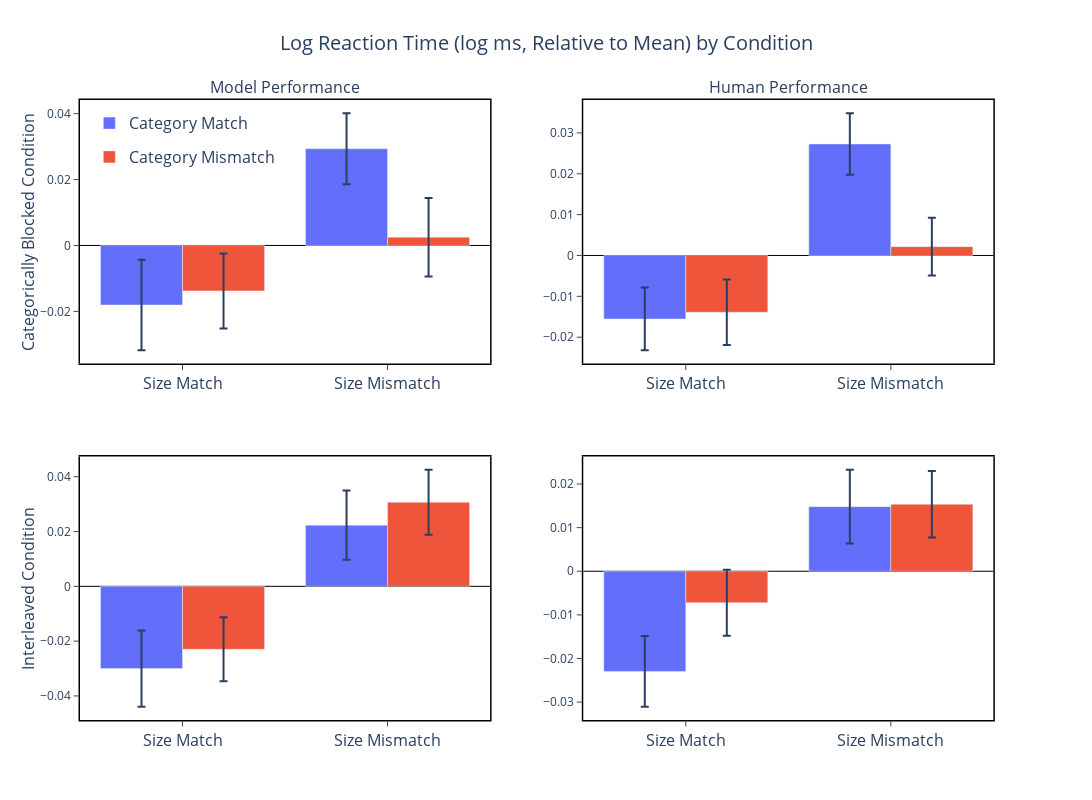
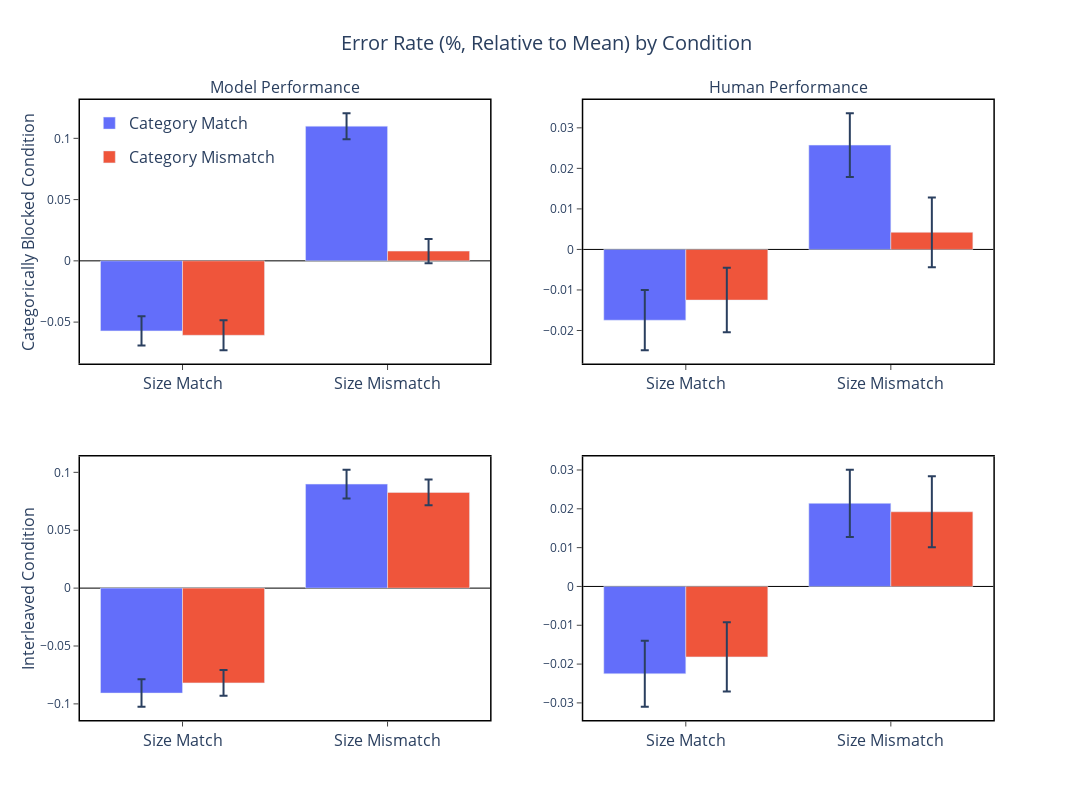

Here is the notebook cell these charts were saved with, in order:
### Markdown cell above
### Plots

### Code cell
behavioral_data = data.load_behavioral_data()
behavioral_data['rt'] = np.log(behavioral_data.rt.values)

acc_data = behavioral_data[behavioral_data.participant_type!='random']
acc_data = acc_data.groupby(['block_type_agg','size_condition','cat_condition','participant'],as_index=False).mean()
acc_data_interleaved = acc_data[acc_data.block_type_agg=='interleaved']
acc_data_blocked = acc_data[acc_data.block_type_agg=='blocked']

rt_data = behavioral_data[(behavioral_data.participant_type!='random')&(behavioral_data.correct==1)]
rt_data = rt_data.groupby(['block_type_agg','size_condition','cat_condition','participant'],as_index=False).mean()
rt_data_interleaved = rt_data[rt_data.block_type_agg=='interleaved']
rt_data_blocked = rt_data[rt_data.block_type_agg=='blocked']

plot_data_interleaved = data.add_within_subject_error_bars(rt_data_interleaved)
plot_data_interleaved = plot_data_interleaved.groupby(['cat_condition','size_condition'],as_index=False).mean()
plot_data_interleaved['cat_condition'] = plot_data_interleaved.cat_condition.replace({'c_ma':'Category Match','c_ms':'Category Mismatch'})
plot_data_interleaved['size_condition'] = plot_data_interleaved.size_condition.replace({'s_ma':'Size Match','s_ms':'Size Mismatch'})
plot_data_blocked = data.add_within_subject_error_bars(rt_data_blocked)
plot_data_blocked = plot_data_blocked.groupby(['cat_condition','size_condition'],as_index=False).mean()
plot_data_blocked['cat_condition'] = plot_data_blocked.cat_condition.replace({'c_ma':'Category Match','c_ms':'Category Mismatch'})
plot_data_blocked['size_condition'] = plot_data_blocked.size_condition.replace({'s_ma':'Size Match','s_ms':'Size Mismatch'})

model_data_interleaved = model_data_interleaved.groupby(['model','cat_condition','size_condition'],as_index=False).mean()
model_data_blocked = model_data_blocked.groupby(['model','cat_condition','size_condition'],as_index=False).mean()
plot_data_interleaved_model = data.add_within_subject_error_bars(model_data_interleaved,subject='model',dv='rt',remove_mean=True)
plot_data_interleaved_model = plot_data_interleaved_model.groupby(['cat_condition','size_condition'],as_index=False).mean()
plot_data_interleaved_model['cat_condition'] = plot_data_interleaved_model.cat_condition.replace({'c_ma':'Category Match','c_ms':'Category Mismatch'})
plot_data_interleaved_model['size_condition'] = plot_data_interleaved_model.size_condition.replace({'s_ma':'Size Match','s_ms':'Size Mismatch'})
plot_data_blocked_model = data.add_within_subject_error_bars(model_data_blocked,subject='model',dv='rt',remove_mean=True)
plot_data_blocked_model = plot_data_blocked_model.groupby(['cat_condition','size_condition'],as_index=False).mean()
plot_data_blocked_model['cat_condition'] = plot_data_blocked_model.cat_condition.replace({'c_ma':'Category Match','c_ms':'Category Mismatch'})
plot_data_blocked_model['size_condition'] = plot_data_blocked_model.size_condition.replace({'s_ma':'Size Match','s_ms':'Size Mismatch'})
plot_data_interleaved_acc_model = data.add_within_subject_error_bars(model_data_interleaved,subject='model',dv='error',remove_mean=True)
plot_data_interleaved_acc_model = plot_data_interleaved_acc_model.groupby(['cat_condition','size_condition'],as_index=False).mean()
plot_data_interleaved_acc_model['cat_condition'] = plot_data_interleaved_acc_model.cat_condition.replace({'c_ma':'Category Match','c_ms':'Category Mismatch'})
plot_data_interleaved_acc_model['size_condition'] = plot_data_interleaved_acc_model.size_condition.replace({'s_ma':'Size Match','s_ms':'Size Mismatch'})
plot_data_blocked_acc_model = data.add_within_subject_error_bars(model_data_blocked,subject='model',dv='error',remove_mean=True)
plot_data_blocked_acc_model = plot_data_blocked_acc_model.groupby(['cat_condition','size_condition'],as_index=False).mean()
plot_data_blocked_acc_model['cat_condition'] = plot_data_blocked_acc_model.cat_condition.replace({'c_ma':'Category Match','c_ms':'Category Mismatch'})
plot_data_blocked_acc_model['size_condition'] = plot_data_blocked_acc_model.size_condition.replace({'s_ma':'Size Match','s_ms':'Size Mismatch'})



acc_data_interleaved['error'] = 1-acc_data_interleaved.correct
plot_data_interleaved_acc = data.add_within_subject_error_bars(acc_data_interleaved,dv='error',remove_mean=True)
plot_data_interleaved_acc = plot_data_interleaved_acc.groupby(['cat_condition','size_condition'],as_index=False).mean()
plot_data_interleaved_acc['cat_condition'] = plot_data_interleaved_acc.cat_condition.replace({'c_ma':'Category Match','c_ms':'Category Mismatch'})
plot_data_interleaved_acc['size_condition'] = plot_data_interleaved_acc.size_condition.replace({'s_ma':'Size Match','s_ms':'Size Mismatch'})

acc_data_blocked['error'] = 1-acc_data_blocked.correct
plot_data_blocked_acc = data.add_within_subject_error_bars(acc_data_blocked,dv='error',remove_mean=True)
plot_data_blocked_acc = plot_data_blocked_acc.groupby(['cat_condition','size_condition'],as_index=False).mean()
plot_data_blocked_acc['cat_condition'] = plot_data_blocked_acc.cat_condition.replace({'c_ma':'Category Match','c_ms':'Category Mismatch'})
plot_data_blocked_acc['size_condition'] = plot_data_blocked_acc.size_condition.replace({'s_ma':'Size Match','s_ms':'Size Mismatch'})

from plotly.subplots import make_subplots
import plotly.graph_objects as go
import plotly.express as px


model_rt_interleaved = px.bar(plot_data_interleaved_model,x='size_condition',color='cat_condition',
       y='rt_normalized',barmode='group',error_y='rt_error')
human_rt_interleaved = px.bar(plot_data_interleaved,x='size_condition',color='cat_condition',
       y='rt_normalized',barmode='group',error_y='rt_error')
model_rt_blocked = px.bar(plot_data_blocked_model,x='size_condition',color='cat_condition',
       y='rt_normalized',barmode='group',error_y='rt_error')
human_rt_blocked = px.bar(plot_data_blocked,x='size_condition',color='cat_condition',
       y='rt_normalized',barmode='group',error_y='rt_error')
human_acc_interleaved = px.bar(plot_data_interleaved_acc,x='size_condition',color='cat_condition',
       y='error_normalized',barmode='group',error_y='error_error')
human_acc_blocked = px.bar(plot_data_blocked_acc,x='size_condition',color='cat_condition',
       y='error_normalized',barmode='group',error_y='error_error')
model_acc_interleaved = px.bar(plot_data_interleaved_acc_model,x='size_condition',color='cat_condition',
       y='error_normalized',barmode='group',error_y='error_error')
model_acc_blocked = px.bar(plot_data_blocked_acc_model,x='size_condition',color='cat_condition',
       y='error_normalized',barmode='group',error_y='error_error')

fig = make_subplots(rows=2,cols=2,row_titles=['Categorically Blocked Condition','Interleaved Condition'],
                    column_titles=['Model Performance','Human Performance'])
fig.add_trace(model_rt_interleaved.data[0],row=2,col=1)
fig.add_trace(model_rt_interleaved.data[1],row=2,col=1)
fig.add_trace(human_rt_interleaved.data[0],row=2,col=2)
fig.add_trace(human_rt_interleaved.data[1],row=2,col=2)
fig.add_trace(model_rt_blocked.data[0],row=1,col=1)
fig.add_trace(model_rt_blocked.data[1],row=1,col=1)
fig.add_trace(human_rt_blocked.data[0],row=1,col=2)
fig.add_trace(human_rt_blocked.data[1],row=1,col=2)
for idx,trace in enumerate(fig.data):
    if idx > 1:
        trace.showlegend = False
fig.update_layout(title='Log Reaction Time (log ms, Relative to Mean) by Condition',yaxis_side='left',width=1200,height=800,
                  titlefont=dict(size=20))
fig.update_layout(plot_bgcolor='white',title_x=0.5,
                     legend=dict(yanchor='top',y=.99,xanchor='left',x=.01,font=dict(size=16)))
fig.update_xaxes(showline=True,linewidth=1.5,linecolor='black',tickfont=dict(size=16),
              mirror=True,ticks='outside',showgrid=False,titlefont=dict(size=20)
              )
fig.update_yaxes(showline=True,linewidth=1.5,linecolor='black',
              mirror=True,ticks='outside',showgrid=False,titlefont=dict(size=20),
              zeroline=True,zerolinecolor='black',zerolinewidth=1)
#fig.add_annotation(dict(x=0,y=.25,xref='x1',yref='y1',text='test',showarrow=False))
fig['layout']['annotations'][2].update(text="Categorically Blocked Condition",x=-.07,textangle=-90)
fig['layout']['annotations'][3].update(text="Interleaved Condition",x=-.07,textangle=-90)
fig.show()

fig = make_subplots(rows=2,cols=2,row_titles=['Categorically Blocked Condition','Interleaved Condition'],
                    column_titles=['Model Performance','Human Performance'])
fig.add_trace(human_acc_interleaved.data[0],row=2,col=2)
fig.add_trace(human_acc_interleaved.data[1],row=2,col=2)
fig.add_trace(model_acc_interleaved.data[0],row=2,col=1)
fig.add_trace(model_acc_interleaved.data[1],row=2,col=1)
fig.add_trace(human_acc_blocked.data[0],row=1,col=2)
fig.add_trace(human_acc_blocked.data[1],row=1,col=2)
fig.add_trace(model_acc_blocked.data[0],row=1,col=1)
fig.add_trace(model_acc_blocked.data[1],row=1,col=1)
for idx,trace in enumerate(fig.data):
    if idx > 1:
        trace.showlegend = False
fig.update_layout(title='Error Rate (%, Relative to Mean) by Condition',yaxis_side='left',width=1200,height=800,
                  titlefont=dict(size=20))
fig.update_layout(plot_bgcolor='white',title_x=0.5,
                     legend=dict(yanchor='top',y=.99,xanchor='left',x=.01,font=dict(size=16)))
fig.update_xaxes(showline=True,linewidth=1.5,linecolor='black',tickfont=dict(size=16),
              mirror=True,ticks='outside',showgrid=False,titlefont=dict(size=20)
              )
fig.update_yaxes(showline=True,linewidth=1.5,linecolor='black',
              mirror=True,ticks='outside',showgrid=False,titlefont=dict(size=20),
              zeroline=True,zerolinecolor='black',zerolinewidth=1)
#fig.add_annotation(dict(x=0,y=.25,xref='x1',yref='y1',text='test',showarrow=False))
fig['layout']['annotations'][2].update(text="Categorically Blocked Condition",x=-.07,textangle=-90)
fig['layout']['annotations'][3].update(text="Interleaved Condition",x=-.07,textangle=-90)
fig.show()

### Figure 1 — Plotly figure (JSON) as saved in the notebook; plotly's stock layout.template omitted (floating-point values rounded to 4 significant figures)
{"data": [{"alignmentgroup": "True", "error_y": {"array": [0.01394, 0.01265]}, "hovertemplate": "cat_condition=Category Match<br>size_condition=%{x}<br>rt_normalized=%{y}<extra></extra>", "legendgroup": "Category Match", "marker": {"color": "#636efa", "pattern": {"shape": ""}}, "name": "Category Match", "offsetgroup": "Category Match", "orientation": "v", "showlegend": true, "textposition": "auto", "type": "bar", "x": ["Size Match", "Size Mismatch"], "xaxis": "x3", "y": [-0.03004, 0.02233], "yaxis": "y3"}, {"alignmentgroup": "True", "error_y": {"array": [0.01167, 0.01187]}, "hovertemplate": "cat_condition=Category Mismatch<br>size_condition=%{x}<br>rt_normalized=%{y}<extra></extra>", "legendgroup": "Category Mismatch", "marker": {"color": "#EF553B", "pattern": {"shape": ""}}, "name": "Category Mismatch", "offsetgroup": "Category Mismatch", "orientation": "v", "showlegend": true, "textposition": "auto", "type": "bar", "x": ["Size Match", "Size Mismatch"], "xaxis": "x3", "y": [-0.02299, 0.0307], "yaxis": "y3"}, {"alignmentgroup": "True", "error_y": {"array": [0.008119, 0.008475]}, "hovertemplate": "cat_condition=Category Match<br>size_condition=%{x}<br>rt_normalized=%{y}<extra></extra>", "legendgroup": "Category Match", "marker": {"color": "#636efa", "pattern": {"shape": ""}}, "name": "Category Match", "offsetgroup": "Category Match", "orientation": "v", "showlegend": false, "textposition": "auto", "type": "bar", "x": ["Size Match", "Size Mismatch"], "xaxis": "x4", "y": [-0.02297, 0.01482], "yaxis": "y4"}, {"alignmentgroup": "True", "error_y": {"array": [0.007561, 0.007601]}, "hovertemplate": "cat_condition=Category Mismatch<br>size_condition=%{x}<br>rt_normalized=%{y}<extra></extra>", "legendgroup": "Category Mismatch", "marker": {"color": "#EF553B", "pattern": {"shape": ""}}, "name": "Category Mismatch", "offsetgroup": "Category Mismatch", "orientation": "v", "showlegend": false, "textposition": "auto", "type": "bar", "x": ["Size Match", "Size Mismatch"], "xaxis": "x4", "y": [-0.007211, 0.01536], "yaxis": "y4"}, {"alignmentgroup": "True", "error_y": {"array": [0.01376, 0.01078]}, "hovertemplate": "cat_condition=Category Match<br>size_condition=%{x}<br>rt_normalized=%{y}<extra></extra>", "legendgroup": "Category Match", "marker": {"color": "#636efa", "pattern": {"shape": ""}}, "name": "Category Match", "offsetgroup": "Category Match", "orientation": "v", "showlegend": false, "textposition": "auto", "type": "bar", "x": ["Size Match", "Size Mismatch"], "xaxis": "x", "y": [-0.01807, 0.02937], "yaxis": "y"}, {"alignmentgroup": "True", "error_y": {"array": [0.01137, 0.0119]}, "hovertemplate": "cat_condition=Category Mismatch<br>size_condition=%{x}<br>rt_normalized=%{y}<extra></extra>", "legendgroup": "Category Mismatch", "marker": {"color": "#EF553B", "pattern": {"shape": ""}}, "name": "Category Mismatch", "offsetgroup": "Category Mismatch", "orientation": "v", "showlegend": false, "textposition": "auto", "type": "bar", "x": ["Size Match", "Size Mismatch"], "xaxis": "x", "y": [-0.01381, 0.002511], "yaxis": "y"}, {"alignmentgroup": "True", "error_y": {"array": [0.007672, 0.007541]}, "hovertemplate": "cat_condition=Category Match<br>size_condition=%{x}<br>rt_normalized=%{y}<extra></extra>", "legendgroup": "Category Match", "marker": {"color": "#636efa", "pattern": {"shape": ""}}, "name": "Category Match", "offsetgroup": "Category Match", "orientation": "v", "showlegend": false, "textposition": "auto", "type": "bar", "x": ["Size Match", "Size Mismatch"], "xaxis": "x2", "y": [-0.01554, 0.02728], "yaxis": "y2"}, {"alignmentgroup": "True", "error_y": {"array": [0.007992, 0.007062]}, "hovertemplate": "cat_condition=Category Mismatch<br>size_condition=%{x}<br>rt_normalized=%{y}<extra></extra>", "legendgroup": "Category Mismatch", "marker": {"color": "#EF553B", "pattern": {"shape": ""}}, "name": "Category Mismatch", "offsetgroup": "Category Mismatch", "orientation": "v", "showlegend": false, "textposition": "auto", "type": "bar", "x": ["Size Match", "Size Mismatch"], "xaxis": "x2", "y": [-0.0139, 0.002156], "yaxis": "y2"}], "layout": {"annotations": [{"font": {"size": 16}, "showarrow": false, "text": "Model Performance", "x": 0.22, "xanchor": "center", "xref": "paper", "y": 1, "yanchor": "bottom", "yref": "paper"}, {"font": {"size": 16}, "showarrow": false, "text": "Human Performance", "x": 0.76, "xanchor": "center", "xref": "paper", "y": 1, "yanchor": "bottom", "yref": "paper"}, {"font": {"size": 16}, "showarrow": false, "text": "Categorically Blocked Condition", "textangle": -90, "x": -0.07, "xanchor": "left", "xref": "paper", "y": 0.7875, "yanchor": "middle", "yref": "paper"}, {"font": {"size": 16}, "showarrow": false, "text": "Interleaved Condition", "textangle": -90, "x": -0.07, "xanchor": "left", "xref": "paper", "y": 0.2125, "yanchor": "middle", "yref": "paper"}], "height": 800, "legend": {"font": {"size": 16}, "x": 0.01, "xanchor": "left", "y": 0.99, "yanchor": "top"}, "plot_bgcolor": "white", "title": {"font": {"size": 20}, "text": "Log Reaction Time (log ms, Relative to Mean) by Condition", "x": 0.5}, "width": 1200, "xaxis": {"anchor": "y", "domain": [0, 0.44], "linecolor": "black", "linewidth": 1.5, "mirror": true, "showgrid": false, "showline": true, "tickfont": {"size": 16}, "ticks": "outside", "title": {"font": {"size": 20}}}, "xaxis2": {"anchor": "y2", "domain": [0.54, 0.98], "linecolor": "black", "linewidth": 1.5, "mirror": true, "showgrid": false, "showline": true, "tickfont": {"size": 16}, "ticks": "outside", "title": {"font": {"size": 20}}}, "xaxis3": {"anchor": "y3", "domain": [0, 0.44], "linecolor": "black", "linewidth": 1.5, "mirror": true, "showgrid": false, "showline": true, "tickfont": {"size": 16}, "ticks": "outside", "title": {"font": {"size": 20}}}, "xaxis4": {"anchor": "y4", "domain": [0.54, 0.98], "linecolor": "black", "linewidth": 1.5, "mirror": true, "showgrid": false, "showline": true, "tickfont": {"size": 16}, "ticks": "outside", "title": {"font": {"size": 20}}}, "yaxis": {"anchor": "x", "domain": [0.575, 1], "linecolor": "black", "linewidth": 1.5, "mirror": true, "showgrid": false, "showline": true, "side": "left", "ticks": "outside", "title": {"font": {"size": 20}}, "zeroline": true, "zerolinecolor": "black", "zerolinewidth": 1}, "yaxis2": {"anchor": "x2", "domain": [0.575, 1], "linecolor": "black", "linewidth": 1.5, "mirror": true, "showgrid": false, "showline": true, "ticks": "outside", "title": {"font": {"size": 20}}, "zeroline": true, "zerolinecolor": "black", "zerolinewidth": 1}, "yaxis3": {"anchor": "x3", "domain": [0, 0.425], "linecolor": "black", "linewidth": 1.5, "mirror": true, "showgrid": false, "showline": true, "ticks": "outside", "title": {"font": {"size": 20}}, "zeroline": true, "zerolinecolor": "black", "zerolinewidth": 1}, "yaxis4": {"anchor": "x4", "domain": [0, 0.425], "linecolor": "black", "linewidth": 1.5, "mirror": true, "showgrid": false, "showline": true, "ticks": "outside", "title": {"font": {"size": 20}}, "zeroline": true, "zerolinecolor": "black", "zerolinewidth": 1}}}

### Figure 2 — Plotly figure (JSON) as saved in the notebook; plotly's stock layout.template omitted (floating-point values rounded to 4 significant figures)
{"data": [{"alignmentgroup": "True", "error_y": {"array": [0.008514, 0.00867]}, "hovertemplate": "cat_condition=Category Match<br>size_condition=%{x}<br>error_normalized=%{y}<extra></extra>", "legendgroup": "Category Match", "marker": {"color": "#636efa", "pattern": {"shape": ""}}, "name": "Category Match", "offsetgroup": "Category Match", "orientation": "v", "showlegend": true, "textposition": "auto", "type": "bar", "x": ["Size Match", "Size Mismatch"], "xaxis": "x4", "y": [-0.0225, 0.02141], "yaxis": "y4"}, {"alignmentgroup": "True", "error_y": {"array": [0.008903, 0.009138]}, "hovertemplate": "cat_condition=Category Mismatch<br>size_condition=%{x}<br>error_normalized=%{y}<extra></extra>", "legendgroup": "Category Mismatch", "marker": {"color": "#EF553B", "pattern": {"shape": ""}}, "name": "Category Mismatch", "offsetgroup": "Category Mismatch", "orientation": "v", "showlegend": true, "textposition": "auto", "type": "bar", "x": ["Size Match", "Size Mismatch"], "xaxis": "x4", "y": [-0.01815, 0.01924], "yaxis": "y4"}, {"alignmentgroup": "True", "error_y": {"array": [0.01188, 0.01246]}, "hovertemplate": "cat_condition=Category Match<br>size_condition=%{x}<br>error_normalized=%{y}<extra></extra>", "legendgroup": "Category Match", "marker": {"color": "#636efa", "pattern": {"shape": ""}}, "name": "Category Match", "offsetgroup": "Category Match", "orientation": "v", "showlegend": false, "textposition": "auto", "type": "bar", "x": ["Size Match", "Size Mismatch"], "xaxis": "x3", "y": [-0.09065, 0.08984], "yaxis": "y3"}, {"alignmentgroup": "True", "error_y": {"array": [0.01103, 0.01107]}, "hovertemplate": "cat_condition=Category Mismatch<br>size_condition=%{x}<br>error_normalized=%{y}<extra></extra>", "legendgroup": "Category Mismatch", "marker": {"color": "#EF553B", "pattern": {"shape": ""}}, "name": "Category Mismatch", "offsetgroup": "Category Mismatch", "orientation": "v", "showlegend": false, "textposition": "auto", "type": "bar", "x": ["Size Match", "Size Mismatch"], "xaxis": "x3", "y": [-0.08185, 0.08266], "yaxis": "y3"}, {"alignmentgroup": "True", "error_y": {"array": [0.007431, 0.007883]}, "hovertemplate": "cat_condition=Category Match<br>size_condition=%{x}<br>error_normalized=%{y}<extra></extra>", "legendgroup": "Category Match", "marker": {"color": "#636efa", "pattern": {"shape": ""}}, "name": "Category Match", "offsetgroup": "Category Match", "orientation": "v", "showlegend": false, "textposition": "auto", "type": "bar", "x": ["Size Match", "Size Mismatch"], "xaxis": "x2", "y": [-0.01746, 0.02574], "yaxis": "y2"}, {"alignmentgroup": "True", "error_y": {"array": [0.007962, 0.008601]}, "hovertemplate": "cat_condition=Category Mismatch<br>size_condition=%{x}<br>error_normalized=%{y}<extra></extra>", "legendgroup": "Category Mismatch", "marker": {"color": "#EF553B", "pattern": {"shape": ""}}, "name": "Category Mismatch", "offsetgroup": "Category Mismatch", "orientation": "v", "showlegend": false, "textposition": "auto", "type": "bar", "x": ["Size Match", "Size Mismatch"], "xaxis": "x2", "y": [-0.0125, 0.004227], "yaxis": "y2"}, {"alignmentgroup": "True", "error_y": {"array": [0.01201, 0.0106]}, "hovertemplate": "cat_condition=Category Match<br>size_condition=%{x}<br>error_normalized=%{y}<extra></extra>", "legendgroup": "Category Match", "marker": {"color": "#636efa", "pattern": {"shape": ""}}, "name": "Category Match", "offsetgroup": "Category Match", "orientation": "v", "showlegend": false, "textposition": "auto", "type": "bar", "x": ["Size Match", "Size Mismatch"], "xaxis": "x", "y": [-0.05717, 0.1099], "yaxis": "y"}, {"alignmentgroup": "True", "error_y": {"array": [0.01228, 0.009879]}, "hovertemplate": "cat_condition=Category Mismatch<br>size_condition=%{x}<br>error_normalized=%{y}<extra></extra>", "legendgroup": "Category Mismatch", "marker": {"color": "#EF553B", "pattern": {"shape": ""}}, "name": "Category Mismatch", "offsetgroup": "Category Mismatch", "orientation": "v", "showlegend": false, "textposition": "auto", "type": "bar", "x": ["Size Match", "Size Mismatch"], "xaxis": "x", "y": [-0.06076, 0.007975], "yaxis": "y"}], "layout": {"annotations": [{"font": {"size": 16}, "showarrow": false, "text": "Model Performance", "x": 0.22, "xanchor": "center", "xref": "paper", "y": 1, "yanchor": "bottom", "yref": "paper"}, {"font": {"size": 16}, "showarrow": false, "text": "Human Performance", "x": 0.76, "xanchor": "center", "xref": "paper", "y": 1, "yanchor": "bottom", "yref": "paper"}, {"font": {"size": 16}, "showarrow": false, "text": "Categorically Blocked Condition", "textangle": -90, "x": -0.07, "xanchor": "left", "xref": "paper", "y": 0.7875, "yanchor": "middle", "yref": "paper"}, {"font": {"size": 16}, "showarrow": false, "text": "Interleaved Condition", "textangle": -90, "x": -0.07, "xanchor": "left", "xref": "paper", "y": 0.2125, "yanchor": "middle", "yref": "paper"}], "height": 800, "legend": {"font": {"size": 16}, "x": 0.01, "xanchor": "left", "y": 0.99, "yanchor": "top"}, "plot_bgcolor": "white", "title": {"font": {"size": 20}, "text": "Error Rate (%, Relative to Mean) by Condition", "x": 0.5}, "width": 1200, "xaxis": {"anchor": "y", "domain": [0, 0.44], "linecolor": "black", "linewidth": 1.5, "mirror": true, "showgrid": false, "showline": true, "tickfont": {"size": 16}, "ticks": "outside", "title": {"font": {"size": 20}}}, "xaxis2": {"anchor": "y2", "domain": [0.54, 0.98], "linecolor": "black", "linewidth": 1.5, "mirror": true, "showgrid": false, "showline": true, "tickfont": {"size": 16}, "ticks": "outside", "title": {"font": {"size": 20}}}, "xaxis3": {"anchor": "y3", "domain": [0, 0.44], "linecolor": "black", "linewidth": 1.5, "mirror": true, "showgrid": false, "showline": true, "tickfont": {"size": 16}, "ticks": "outside", "title": {"font": {"size": 20}}}, "xaxis4": {"anchor": "y4", "domain": [0.54, 0.98], "linecolor": "black", "linewidth": 1.5, "mirror": true, "showgrid": false, "showline": true, "tickfont": {"size": 16}, "ticks": "outside", "title": {"font": {"size": 20}}}, "yaxis": {"anchor": "x", "domain": [0.575, 1], "linecolor": "black", "linewidth": 1.5, "mirror": true, "showgrid": false, "showline": true, "side": "left", "ticks": "outside", "title": {"font": {"size": 20}}, "zeroline": true, "zerolinecolor": "black", "zerolinewidth": 1}, "yaxis2": {"anchor": "x2", "domain": [0.575, 1], "linecolor": "black", "linewidth": 1.5, "mirror": true, "showgrid": false, "showline": true, "ticks": "outside", "title": {"font": {"size": 20}}, "zeroline": true, "zerolinecolor": "black", "zerolinewidth": 1}, "yaxis3": {"anchor": "x3", "domain": [0, 0.425], "linecolor": "black", "linewidth": 1.5, "mirror": true, "showgrid": false, "showline": true, "ticks": "outside", "title": {"font": {"size": 20}}, "zeroline": true, "zerolinecolor": "black", "zerolinewidth": 1}, "yaxis4": {"anchor": "x4", "domain": [0, 0.425], "linecolor": "black", "linewidth": 1.5, "mirror": true, "showgrid": false, "showline": true, "ticks": "outside", "title": {"font": {"size": 20}}, "zeroline": true, "zerolinecolor": "black", "zerolinewidth": 1}}}
